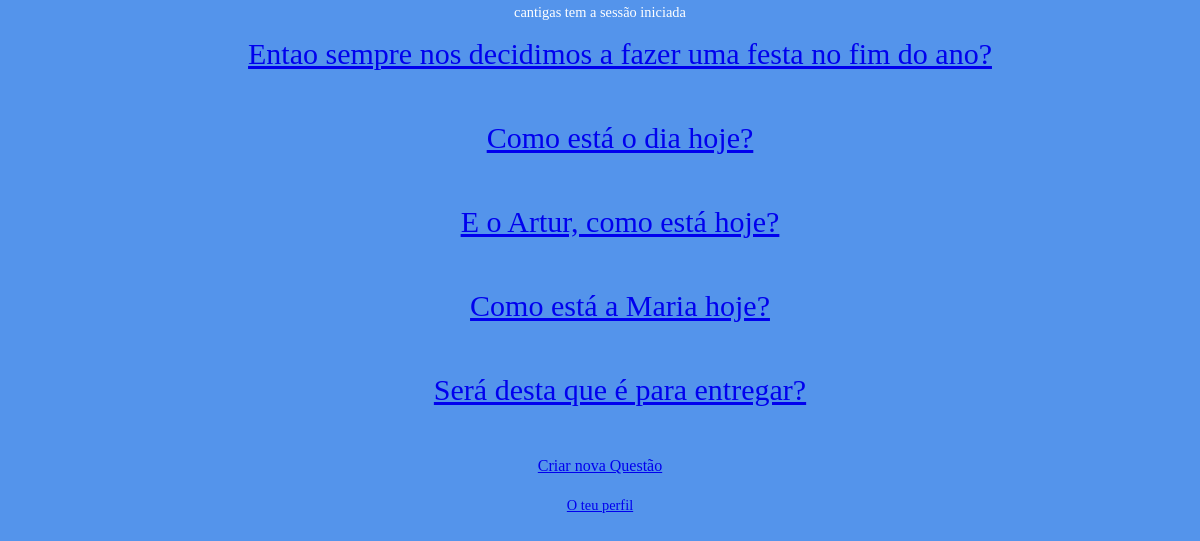
Page /votacao/ (signed in) on the committed database.
### votacao/models.py (models this page shows, shortened)
class Questao(models.Model):
 questao_texto = models.CharField(max_length=200)
 pub_data = models.DateTimeField('data de publicacao')

### votacao/views.py (the view)
# urls.py: urlpatterns = [ path("", views.index, name="index"),
def index(request):
    latest_question_list = Questao.objects.all()
    return render(request, 'votacao/index.html', {'latest_question_list': latest_question_list})

### votacao/templates/votacao/index.html (shortened to what this page needs)
<!DOCTYPE html>
<html lang="en">
<head>
    {% load static %}
    <link rel="stylesheet" type="text/css" href="{% static 'votacao/css/estilos.css' %}">
</head>
<body>
<div>
    {% if request.user.is_authenticated %}
        <p>{{request.user.username}} tem a sessão iniciada</p>
    {% else %}
        <p>O utilizador não tem a sessão iniciada</p>
        <a href="{% url 'votacao:registar' %}">Registar</a>
        <a href="{% url 'votacao:iniciarsessao' %}">Iniciar Sessão</a>
    {% endif %}
</div>
{% block body %}
<div>
       {% if latest_question_list %}
        {% for questao in latest_question_list %}
        <ul>
            <li>
                <a href="{% url 'votacao:detalhe' questao.id %}">{{ questao.questao_texto }}
                </a><br><br>
            </li>
        </ul>
        {% endfor %}
                <a href="{% url 'votacao:view_questao_otimizada'%}">Criar nova Questão</a>
                <br><br>
    {% else %}
        <p>Não há questões disponíveis.</p>
    {% endif %}
</div>
<div>
    {% if request.user.is_authenticated %}
        <p><a href="{% url 'votacao:perfil' %}"/>O teu perfil</p>
    {% endif %}
</div>
{% endblock %}
</body>
</html>

### votacao/static/votacao/css/estilos.css (style rules this page uses)
body { background-image: url('images/Iscte.JPG'); background-color: #5494EB; background-position: center; background-size: auto; background-repeat: no-repeat; margin: 0; font-family: Arial black; align:center; text-align:center; }
p, li { text-align:center; color: white; font-size: 30px; }
ul { list-style-type: none; font-family: Arial black; text-align: center; }
.article > h2, p { margin: 4px; font-size: 90%; }

### rows in the picture
Questao: questao_texto "Entao sempre nos decidimos a fazer uma festa no fim do ano?"
Questao: questao_texto "Como está o dia hoje?"
Questao: questao_texto "E o Artur, como está hoje?"
Questao: questao_texto "Como está a Maria hoje?"
Questao: questao_texto "Será desta que é para entregar?"

### other values in the picture
{{ request.user.username }} "cantigas"
